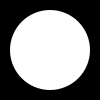
Frame 1 (no input)
Frame 60 (the mouse pressed at the canvas centre just before this capture): identical to frame 1, image omitted
Frame 120 (the mouse held since frame 60 and released just before this capture): identical to frame 1, image omitted

The Processing sketch that drew this single still picture (run headless with seeded random() and noise(); from frame 60 on, the mouse is pressed at the canvas centre):

// Processing sketch: oliver
// ── oliver.pde
void setup()
{
size(100, 100);
}

void draw()
{
 background(0);
 noStroke();
 ellipse(50, 50, 80, 80);
 float s = map(second(), 0, 60, 0, TWO_PI) - HALF_PI;
 float m = map(minute(),0, 60, 0, TWO_PI) - HALF_PI; 
 float h = map(hour(), 0, 60, 0, TWO_PI) - HALF_PI;
 stroke(255);
 line(50, 50, cos(s)*38+50, sin(s)*38+50);
 line(50, 50, cos(m)*30+50, sin(m)*30+50);
 line(50, 50, cos(s)*25+50, sin(h)*25+50);
 println(year(),":", month(), ":", second(), ":");
}
